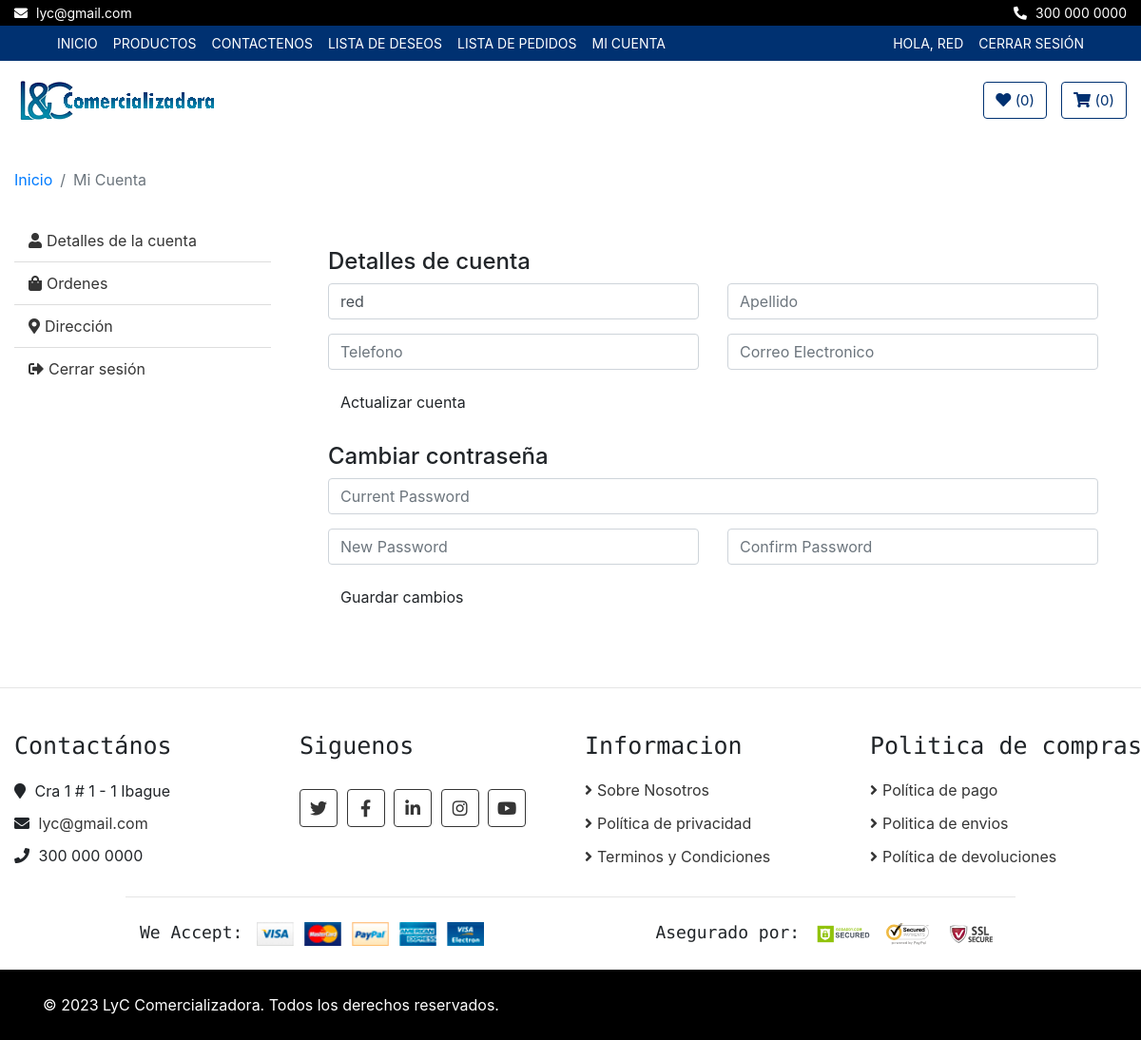
Screenshot of /my-account/ (signed in) with the database file from the repository.
### politicas/models.py (models this page shows, shortened)
class CorreoEmpresa(models.Model):
    direccion = models.CharField(max_length=100)
    correo = models.EmailField(unique=True)
    telefono = models.CharField(max_length=20)

class Copyright(models.Model):
    frase = models.CharField(max_length=255)

### core/views.py (the view)
# urls.py: path('my-account/', login_required(core_views.myaccount), name="my-account"),
def myaccount(request):
    pedidos_usuario = PedidosOrden.objects.filter(user=request.user)
    return render(request, "core/my-account.html", {'pedidos_usuario': pedidos_usuario})

### core/context_processors.py (called while the page is built)
def correo_empresa(request):
    correo_empresa = CorreoEmpresa.objects.first()
    return {'correo_empresa': correo_empresa}

def copyright(request):
    copyright = Copyright.objects.first()
    return {'copyright': copyright}

### core/templates/core/my-account.html (shortened to what this page needs)
{% extends 'core/base.html'%}
{% load static %}
 {%block content%}
<div class="breadcrumb-wrap">
  <div class="container-fluid">
    <ul class="breadcrumb">
      <li class="breadcrumb-item"><a href="{% url 'home' %}">Inicio</a></li>
      <li class="breadcrumb-item active">Mi Cuenta</li>
    </ul>
  </div>
</div>
<div class="my-account">
  <div class="container-fluid">
    <div class="row">
      <div class="col-md-3">
        <div class="nav flex-column nav-pills" role="tablist" aria-orientation="vertical">
          <a class="nav-link" id="account-nav" data-toggle="pill" href="#account-tab" role="tab"><i
              class="fa fa-user"></i>Detalles de la cuenta</a>
          <a class="nav-link" id="orders-nav" data-toggle="pill" href="#orders-tab" role="tab"><i
              class="fa fa-shopping-bag"></i>Ordenes</a>
          <a class="nav-link" id="address-nav" data-toggle="pill" href="#address-tab" role="tab"><i
              class="fa fa-map-marker-alt"></i>Dirección</a>
          <a class="nav-link" href="{% url 'logout' %}"><i class="fa fa-sign-out-alt"></i>Cerrar sesión</a>
        </div>
      </div>
      <div class="col-md-9">
        <div class="tab-content">
          <div class="tab-pane fade show active" id="account-tab" role="tabpanel" aria-labelledby="account-nav">
            <h4>Detalles de cuenta</h4>
            <div class="row">
              <div class="col-md-6">
                <input class="form-control" type="text" placeholder="Nombre" value="{{ user.username }}" />
            </div>
              <div class="col-md-6">
                <input class="form-control" type="text" placeholder="Apellido" />
              </div>
              <div class="col-md-6">
                <input class="form-control" type="text" placeholder="Telefono" />
              </div>
              <div class="col-md-6">
                <input class="form-control" type="text" placeholder="Correo Electronico" />
              </div>
              <div class="col-md-12">
                <button class="btn">Actualizar cuenta</button>
                <br /><br />
              </div>
            </div>
            <h4>Cambiar contraseña</h4>
            <div class="row">
              <div class="col-md-12">
                <input class="form-control" type="password" placeholder="Current Password" />
              </div>
              <div class="col-md-6">
                <input class="form-control" type="text" placeholder="New Password" />
              </div>
              <div class="col-md-6">
                <input class="form-control" type="text" placeholder="Confirm Password" />
              </div>
              <div class="col-md-12">
                <button class="btn">Guardar cambios</button>
              </div>
            </div>
          </div>
        </div>
      </div>
    </div>
  </div>
</div>
{% endblock %}

### core/templates/core/base.html (shortened to what this page needs)
<!DOCTYPE html>
<html lang="es">
<head>
  {% load static %}
<link rel="stylesheet" href="https://cdnjs.cloudflare.com/ajax/libs/font-awesome/5.15.3/css/all.min.css">
<link href="https://stackpath.bootstrapcdn.com/bootstrap/4.4.1/css/bootstrap.min.css" rel="stylesheet" />
<link href="https://cdnjs.cloudflare.com/ajax/libs/font-awesome/5.10.0/css/all.min.css" rel="stylesheet" />
<link href="{% static 'core/css/mainstyle.css' %}" rel="stylesheet" />
<link href="https://stackpath.bootstrapcdn.com/bootstrap/4.5.2/css/bootstrap.min.css" rel="stylesheet">
<link rel="stylesheet" href="{% static 'lib/slick/slick.css' %}" type="text/css">
<link rel="stylesheet" href="{% static 'lib/slick/slick-theme.css' %}" type="text/css">
</head>
  <body>
    <div class="top-bar">
      <div class="container-fluid">
        <div class="row">
          <div class="col-sm-6">
            <i class="fa fa-envelope"></i>
            {{ correo_empresa.correo }}
          </div>
          <div class="col-sm-6">
            <i class="fa fa-phone-alt"></i>
            {{ correo_empresa.telefono }}
          </div>
        </div>
      </div>
    </div>
    <div class="nav">
      <div class="container-fluid">
        <nav class="navbar navbar-expand-md bg-dark navbar-dark">
          <div class="collapse navbar-collapse justify-content-between" id="navbarCollapse">
            <div class="navbar-nav mr-auto">
              <a href="{% url 'home' %}" class="nav-item nav-link">Inicio</a>
              <a href="{% url 'product_list' %}" class="nav-item nav-link">Productos</a>
              <a href="{% url 'contacto' %}" class="nav-item nav-link">Contactenos</a>
              {% if user.is_authenticated %}
              <a href="{% url 'wishlist' %}" class="nav-item nav-link">Lista de Deseos</a>
              <a href="{% url 'pedidos_view' %}" class="nav-item nav-link">Lista de Pedidos</a>
    <a href="{% url 'my-account' %}" class="nav-item nav-link">Mi Cuenta</a>
{% endif %}
            </div>
            <div class="navbar-nav ml-auto">
              {% if not request.user.is_authenticated %}
                <li class="nav-item">
                  <a class="nav-link" href="{% url 'login' %}">Iniciar sesión</a>
                </li>
                <li class="nav-item">
                  <a class="nav-link" href="{% url 'signup' %}">Registro</a>
                </li>
              {% else %}
                <li class="nav-item">
                  <a class="nav-link" href="{% url 'home' %}">Hola, {{ request.user.username }}</a>
                </li>
                <li class="nav-item">
                  <a class="nav-link" href="{% url 'logout' %}">Cerrar sesión</a>
                </li>
              {% endif %}
            </div>
          </div>
        </nav>
      </div>
    </div>
    <header class="masthead">
      <div class="bottom-bar">
        <div class="container-fluid">
          <div class="row align-items-center">
            <div class="col-md-9">
              <div class="logo">
                <a href="{% url 'home' %}">
                  <img src="/static/core/img/logo.png" alt="Logo" />
                </a>
              </div>
            </div>
            <div class="col-md-3">
              <div class="user">
                  {% if user.is_authenticated %}
                  <a href="{% url 'wishlist' %}" class="btn wishlist">
                      <i class="fa fa-heart"></i>
                      <span>({{ request.session.wishlist|length }})</span>
                  </a>
                  <a href="{% url 'cart' %}" class="btn cart" id="cart">
                      <i class="fa fa-shopping-cart"></i>
                      <span>({{ request.session.cart|length }})</span>
                  </a>
                  {% endif %}
              </div>
          </div>
          </div>
        </div>
      </div>
    </header>
    {% block content%}
    {% endblock%}
    {% if request.path != "/" %}
    <hr />
    {% endif %}
    <div class="footer_container">
      <div class="footer">
        <div class="container-fluid">
          <div class="row">
            <div class="col-lg-3 col-md-6">
              <div class="footer-widget">
                <h2>Contactános</h2>
                <div class="contact-info">
                  <p>
                    <i class="fa fa-map-marker"></i> {{ correo_empresa.direccion }}
                  </p>
                  <p>
                    <i class="fa fa-envelope"></i>
                    <a href="mailto:{{ correo_empresa.correo }}" target="_blank"
                      style="color: #353535; text-decoration: none;">{{ correo_empresa.correo }}</a>
                  </p>
                  <p><i class="fa fa-phone"></i> {{ correo_empresa.telefono }}</p>
                </div>
              </div>
            </div>
            <div class="col-lg-3 col-md-6">
              <div class="footer-widget">
                <h2>Siguenos</h2>
                <div class="contact-info">
                  <div class="social">
                    <a href="https://twitter.com/" target="_blank"><i class="fab fa-twitter"></i></a>
                    <a href="https://www.facebook.com/" target="_blank"><i class="fab fa-facebook-f"></i></a>
                    <a href="https://www.linkedin.com/" target="_blank"><i class="fab fa-linkedin-in"></i></a>
                    <a href="https://www.instagram.com/" target="_blank"><i class="fab fa-instagram"></i></a>
                    <a href="https://youtu.be/E_xaxzYjc7I" target="_blank"><i class="fab fa-youtube"></i></a>
                  </div>
                </div>
              </div>
            </div>
            <div class="col-lg-3 col-md-6">
              <div class="footer-widget">
                <h2>Informacion</h2>
                <ul>
                  <li><a href="{% url 'sobre-nosotros' %}">Sobre Nosotros</a></li>
                  <li><a href="{% url 'politica-privacidad' %}">Política de privacidad</a></li>
                  <li><a href="{% url 'terminos-condiciones' %}">Terminos y Condiciones</a></li>
                </ul>
              </div>
            </div>
            <div class="col-lg-3 col-md-6">
              <div class="footer-widget">
                <h2>Politica de compras</h2>
                <ul>
                  <li><a href="{% url 'politica-pagos' %}">Política de pago</a></li>
                  <li><a href="{% url 'politica-envios' %}">Politica de envios</a></li>
                  <li><a href="{% url 'politica-devoluciones' %}">Política de devoluciones</a></li>
                </ul>
              </div>
            </div>
          </div>
          <div class="row payment align-items-center">
            <div class="col-md-6">
              <div class="payment-method">
                <h2>We Accept:</h2>
                <img src="{% static 'core/img/payment-method.png' %}" alt="Payment Method" />
              </div>
            </div>
            <div class="col-md-6">
              <div class="payment-security">
                <h2>Asegurado por:</h2>
                <img src="{% static 'core/img/godaddy.svg' %}" alt="Payment Security" />
                <img src="{% static 'core/img/norton.svg' %}" alt="Payment Security" />
                <img src="{% static 'core/img/ssl.svg' %}" alt="Payment Security" />
              </div>
            </div>
          </div>
        </div>
      </div>
      <div class="footer-bottom">
        <div class="container">
          <div class="row">
            <div class="col-md-6 copyright">
              <p>{{ copyright.frase }}</p>
            </div>
          </div>
        </div>
      </div>
    </div>
  </body>
</html>

### core/static/core/css/mainstyle.css (style rules this page uses)
body { color: #353535; font-family: 'Open Sans', sans-serif; font-weight: 400; background: #f3f6ff; }
a { color: #003171; }
h2 { font-family: 'Source Code Pro', monospace; font-weight: 700; }
@media (min-width: 992px) { .container-fluid { padding-right: 60px; padding-left: 60px; } }
.form-control, .custom-select { width: 100%; height: 35px; padding: 0 15px; color: #999999; border: 1px solid #dddddd; margin-bottom: 15px }
.btn { color: #003171; background: #ffffff; }
.top-bar { padding: 3px 0; font-size: 14px; color: #ffffff; background: #000000; }
.top-bar i { margin-right: 5px; }
.top-bar .col-sm-6:first-child { text-align: left; }
.top-bar .col-sm-6:last-child { text-align: right; }
.nav { position: relative; }
@media (min-width: 992px) { .nav .container-fluid { padding-left: 52px; padding-right: 52px; } }
.nav .navbar { height: 100%; padding: 0; }
@media (min-width: 768px) { .nav, .nav .navbar { background: #003171 !important; } }
@media (min-width: 768px) { .nav .navbar-dark a.nav-link { color: #ffffff; font-size: 14px; text-transform: uppercase; } }
.bottom-bar { padding: 15px 0; background: #ffffff; margin-bottom: 30px; }
.bottom-bar .logo { text-align: left; overflow: hidden; }
.bottom-bar .logo a img { max-height: 60px; }
.bottom-bar .user { font-size: 0; text-align: right; }
.bottom-bar .user .wishlist { margin-right: 15px; }
.bottom-bar .user .cart i, .bottom-bar .user .wishlist i { color: #003171; }
.bottom-bar .user .cart span, .bottom-bar .user .wishlist span { color: #003171; font-size: 15px; }
@media (min-width: 768px) { .bottom-bar { max-height: 90px; } }
.breadcrumb-wrap { position: relative; width: 100%; }
.breadcrumb-wrap .breadcrumb { margin: 0; padding: 0; background: transparent; }
.my-account { position: relative; padding: 30px 0; }
.my-account .nav.nav-pills .nav-link { padding: 10px 15px; color: #353535; background: #ffffff; border-radius: 0; border-bottom: 1px solid #dddddd; transition: all .3s; }
.my-account .nav.nav-pills .nav-link:last-child { border-bottom: none; }
.my-account .nav.nav-pills .nav-link i { margin-right: 5px; }
.my-account .tab-content { padding: 30px; background: #ffffff; }
.footer { position: relative; padding: 30px 0 0 0; background: #ffffff; }
.footer .footer-widget { position: relative; width: 100%; margin-bottom: 30px; }
.footer .footer-widget h2 { font-size: 25px; white-space: nowrap; margin-bottom: 20px; }
.footer .footer-widget ul { margin: 0; padding: 0; list-style: none; }
.footer .footer-widget ul li { margin-bottom: 12px; }
.footer .footer-widget ul li:last-child { margin-bottom: 0; }
.footer .footer-widget ul li a { color: #353535; white-space: nowrap; display: block; line-height: 23px; transition: all .3s; }
.footer .footer-widget ul li a::before { content: '\f105'; font-family: 'Font Awesome 5 Free'; font-weight: 900; padding-right: 5px; }
.footer .contact-info p { margin-bottom: 10px; font-size: 16px; }
.footer .contact-info p i { margin-right: 5px; }
.footer .social { position: relative; width: 100%; }
.footer .social a { display: inline-block; margin: 10px 5px 0 0; width: 40px; height: 40px; padding: 6px 0; text-align: center; font-size: 18px; color: #353535; border: 1px solid #353535; border-radius: 4px; transition: all .3s; }
.footer .payment { padding-top: 25px; padding-bottom: 25px; border-top: 1px solid rgba(0,0,0,.1); }
@media (min-width: 992px) { .footer .payment { max-width: 80%; margin: 0 auto; } }
.footer .payment-method, .footer .payment-security { overflow: hidden; }
.footer .payment-method { text-align: left; }
.footer .payment-security { text-align: right; }
.footer .payment-method h2, .footer .payment-security h2 { display: inline-block; margin: 0 10px 0 0; font-size: 18px; font-weight: 400; line-height: 22px; }
.footer .payment-method img, .footer .payment-security img { height: 25px; }
.footer-bottom { position: relative; padding: 25px 0; background: #000000; }
.footer-bottom .copyright { text-align: left; }
.footer-bottom .copyright p, .footer-bottom .template-by p { color: #ffffff; font-weight: 400; margin: 0; }

### core/templates/core/base.html (style rules this page uses)
.cart { color: #003171; background: #ffffff; border-color: #003171; }
.wishlist { color: #003171; background: #ffffff; border-color: #003171; }

### rows the page displays
CorreoEmpresa: correo "lyc@gmail.com", telefono "300 000 0000", direccion "Cra 1 # 1 - 1 Ibague"
Copyright: frase "© 2023 LyC Comercializadora. Todos los derechos reservados."

### other values shown
{{ request.user.username }} "RED"
{{ request.session.wishlist|length }} "0"
{{ request.session.cart|length }} "0"
